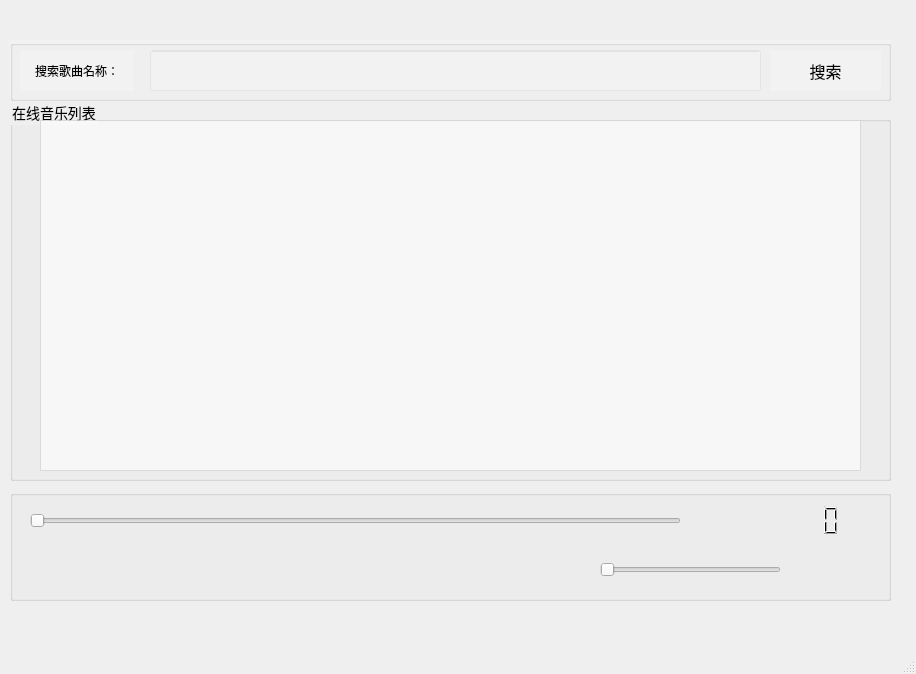
<?xml version="1.0" encoding="UTF-8"?>
<ui version="4.0">
 <class>OnlineMusicWidget</class>
 <widget class="QMainWindow" name="OnlineMusicWidget">
  <property name="geometry">
   <rect>
    <x>0</x>
    <y>0</y>
    <width>916</width>
    <height>674</height>
   </rect>
  </property>
  <property name="windowTitle">
   <string>OnlineMusicWidget</string>
  </property>
  <widget class="QWidget" name="centralwidget">
   <widget class="QGroupBox" name="groupBox">
    <property name="geometry">
     <rect>
      <x>10</x>
      <y>40</y>
      <width>881</width>
      <height>61</height>
     </rect>
    </property>
    <property name="styleSheet">
     <string notr="true">color: rgb(255,255,255);
background-color: rgba(255,255,255,50);</string>
    </property>
    <property name="title">
     <string/>
    </property>
    <widget class="QPushButton" name="pushButton_SearchSong">
     <property name="geometry">
      <rect>
       <x>760</x>
       <y>10</y>
       <width>111</width>
       <height>41</height>
      </rect>
     </property>
     <property name="font">
      <font>
       <pointsize>12</pointsize>
      </font>
     </property>
     <property name="cursor">
      <cursorShape>PointingHandCursor</cursorShape>
     </property>
     <property name="styleSheet">
      <string notr="true">QPushButton
{
border-radius:0px;
background-image:url(:/image/image/image/quit.png);
background-repeat:np-repeat;
border:none;
background-positio:center center;
color:balck;
}</string>
     </property>
     <property name="text">
      <string>搜索</string>
     </property>
    </widget>
    <widget class="QLineEdit" name="lineEdit_InputSong">
     <property name="geometry">
      <rect>
       <x>140</x>
       <y>10</y>
       <width>611</width>
       <height>41</height>
      </rect>
     </property>
     <property name="font">
      <font>
       <pointsize>11</pointsize>
       <bold>true</bold>
      </font>
     </property>
     <property name="styleSheet">
      <string notr="true">QPushButton
{
border-radius:0px;
background-image:url(:/image/image/image/quit.png);
background-repeat:np-repeat;
border:none;
background-positio:center center;
}</string>
     </property>
     <property name="text">
      <string/>
     </property>
    </widget>
    <widget class="QPushButton" name="pushButton_St">
     <property name="geometry">
      <rect>
       <x>10</x>
       <y>10</y>
       <width>114</width>
       <height>41</height>
      </rect>
     </property>
     <property name="styleSheet">
      <string notr="true">QPushButton
{
border-radius:0px;
background-image:url(:/image/image/image/quit.png);
background-repeat:np-repeat;
border:none;
background-positio:center center;
color:balck;

}</string>
     </property>
     <property name="text">
      <string>搜索歌曲名称：</string>
     </property>
     <property name="autoDefault">
      <bool>false</bool>
     </property>
    </widget>
   </widget>
   <widget class="QGroupBox" name="groupBox_2">
    <property name="geometry">
     <rect>
      <x>10</x>
      <y>100</y>
      <width>881</width>
      <height>381</height>
     </rect>
    </property>
    <property name="styleSheet">
     <string notr="true">QGroupBox
{
font-size:14px;
color:black;
}</string>
    </property>
    <property name="title">
     <string>在线音乐列表</string>
    </property>
    <widget class="QPlainTextEdit" name="plainTextEdit_SongList">
     <property name="geometry">
      <rect>
       <x>30</x>
       <y>20</y>
       <width>821</width>
       <height>351</height>
      </rect>
     </property>
     <property name="styleSheet">
      <string notr="true">font-size:14px;
color:rgb(255,255,255);
background-color:rgba(255,255,255,150);</string>
     </property>
    </widget>
   </widget>
   <widget class="QSlider" name="horizontalSlider_PlayProgress">
    <property name="geometry">
     <rect>
      <x>30</x>
      <y>510</y>
      <width>651</width>
      <height>22</height>
     </rect>
    </property>
    <property name="orientation">
     <enum>Qt::Horizontal</enum>
    </property>
   </widget>
   <widget class="QGroupBox" name="groupBox_3">
    <property name="geometry">
     <rect>
      <x>10</x>
      <y>490</y>
      <width>881</width>
      <height>111</height>
     </rect>
    </property>
    <property name="title">
     <string/>
    </property>
    <widget class="QSlider" name="horizontalSlider_Volume">
     <property name="geometry">
      <rect>
       <x>590</x>
       <y>70</y>
       <width>181</width>
       <height>20</height>
      </rect>
     </property>
     <property name="orientation">
      <enum>Qt::Horizontal</enum>
     </property>
    </widget>
    <widget class="QPushButton" name="pushButton_SoundYesNo">
     <property name="geometry">
      <rect>
       <x>790</x>
       <y>50</y>
       <width>61</width>
       <height>61</height>
      </rect>
     </property>
     <property name="cursor">
      <cursorShape>PointingHandCursor</cursorShape>
     </property>
     <property name="styleSheet">
      <string notr="true">QPushButton
{
border-radius:0px;
background-repeat:np-repeat;
border:none;
background-positio:center center;
}</string>
     </property>
     <property name="text">
      <string/>
     </property>
     <property name="icon">
      <iconset resource="images.qrc">
       <normaloff>:/new/prefix1/Images/MSound.png</normaloff>:/new/prefix1/Images/MSound.png</iconset>
     </property>
     <property name="iconSize">
      <size>
       <width>32</width>
       <height>32</height>
      </size>
     </property>
    </widget>
    <widget class="QLCDNumber" name="lcdNumber_PlayTime">
     <property name="geometry">
      <rect>
       <x>750</x>
       <y>10</y>
       <width>81</width>
       <height>41</height>
      </rect>
     </property>
     <property name="lineWidth">
      <number>0</number>
     </property>
    </widget>
    <widget class="QWidget" name="">
     <property name="geometry">
      <rect>
       <x>10</x>
       <y>60</y>
       <width>541</width>
       <height>34</height>
      </rect>
     </property>
     <layout class="QHBoxLayout" name="horizontalLayout_2">
      <item>
       <widget class="QPushButton" name="pushButton_AddSong">
        <property name="cursor">
         <cursorShape>PointingHandCursor</cursorShape>
        </property>
        <property name="styleSheet">
         <string notr="true">QPushButton
{
border-radius:0px;
background-repeat:np-repeat;
border:none;
background-positio:center center;
}</string>
        </property>
        <property name="text">
         <string/>
        </property>
        <property name="icon">
         <iconset resource="images.qrc">
          <normaloff>:/new/prefix1/Images/MOpenSong.png</normaloff>:/new/prefix1/Images/MOpenSong.png</iconset>
        </property>
        <property name="iconSize">
         <size>
          <width>32</width>
          <height>32</height>
         </size>
        </property>
       </widget>
      </item>
      <item>
       <widget class="QPushButton" name="pushButton_PlaySong">
        <property name="cursor">
         <cursorShape>PointingHandCursor</cursorShape>
        </property>
        <property name="styleSheet">
         <string notr="true">QPushButton
{
border-radius:0px;
background-repeat:np-repeat;
border:none;
background-positio:center center;
}</string>
        </property>
        <property name="text">
         <string/>
        </property>
        <property name="icon">
         <iconset resource="images.qrc">
          <normaloff>:/new/prefix1/Images/MPlay.png</normaloff>:/new/prefix1/Images/MPlay.png</iconset>
        </property>
        <property name="iconSize">
         <size>
          <width>32</width>
          <height>32</height>
         </size>
        </property>
       </widget>
      </item>
      <item>
       <widget class="QPushButton" name="pushButton_PauseSong">
        <property name="cursor">
         <cursorShape>PointingHandCursor</cursorShape>
        </property>
        <property name="styleSheet">
         <string notr="true">QPushButton
{
border-radius:0px;
background-repeat:np-repeat;
border:none;
background-positio:center center;
}</string>
        </property>
        <property name="text">
         <string/>
        </property>
        <property name="icon">
         <iconset resource="images.qrc">
          <normaloff>:/new/prefix1/Images/pase-hover.png</normaloff>:/new/prefix1/Images/pase-hover.png</iconset>
        </property>
        <property name="iconSize">
         <size>
          <width>32</width>
          <height>32</height>
         </size>
        </property>
       </widget>
      </item>
      <item>
       <widget class="QPushButton" name="pushButton_PreviousSong">
        <property name="cursor">
         <cursorShape>PointingHandCursor</cursorShape>
        </property>
        <property name="styleSheet">
         <string notr="true">QPushButton
{
border-radius:0px;
background-repeat:np-repeat;
border:none;
background-positio:center center;
}</string>
        </property>
        <property name="text">
         <string/>
        </property>
        <property name="icon">
         <iconset resource="images.qrc">
          <normaloff>:/new/prefix1/Images/MStops.png</normaloff>:/new/prefix1/Images/MStops.png</iconset>
        </property>
        <property name="iconSize">
         <size>
          <width>32</width>
          <height>32</height>
         </size>
        </property>
       </widget>
      </item>
      <item>
       <widget class="QPushButton" name="pushButton_NextSong">
        <property name="cursor">
         <cursorShape>PointingHandCursor</cursorShape>
        </property>
        <property name="styleSheet">
         <string notr="true">QPushButton
{
border-radius:0px;
background-repeat:np-repeat;
border:none;
background-positio:center center;
}</string>
        </property>
        <property name="text">
         <string/>
        </property>
        <property name="icon">
         <iconset resource="images.qrc">
          <normaloff>:/new/prefix1/Images/pre-hover.png</normaloff>:/new/prefix1/Images/pre-hover.png</iconset>
        </property>
        <property name="iconSize">
         <size>
          <width>32</width>
          <height>32</height>
         </size>
        </property>
       </widget>
      </item>
      <item>
       <widget class="QPushButton" name="pushButton_NextSong_2">
        <property name="cursor">
         <cursorShape>PointingHandCursor</cursorShape>
        </property>
        <property name="styleSheet">
         <string notr="true">QPushButton
{
border-radius:0px;
background-repeat:np-repeat;
border:none;
background-positio:center center;
}</string>
        </property>
        <property name="text">
         <string/>
        </property>
        <property name="icon">
         <iconset resource="images.qrc">
          <normaloff>:/new/prefix1/Images/next-hover.png</normaloff>:/new/prefix1/Images/next-hover.png</iconset>
        </property>
        <property name="iconSize">
         <size>
          <width>32</width>
          <height>32</height>
         </size>
        </property>
       </widget>
      </item>
     </layout>
    </widget>
   </widget>
   <widget class="QWidget" name="">
    <property name="geometry">
     <rect>
      <x>770</x>
      <y>0</y>
      <width>151</width>
      <height>43</height>
     </rect>
    </property>
    <layout class="QHBoxLayout" name="horizontalLayout">
     <item>
      <widget class="QPushButton" name="pushButton_About">
       <property name="cursor">
        <cursorShape>PointingHandCursor</cursorShape>
       </property>
       <property name="styleSheet">
        <string notr="true">QPushButton
{
border-radius:0px;
background-repeat:np-repeat;
border:none;
background-positio:center center;
}</string>
       </property>
       <property name="text">
        <string/>
       </property>
       <property name="icon">
        <iconset resource="images.qrc">
         <normaloff>:/new/prefix1/Images/about.png</normaloff>:/new/prefix1/Images/about.png</iconset>
       </property>
       <property name="iconSize">
        <size>
         <width>32</width>
         <height>32</height>
        </size>
       </property>
      </widget>
     </item>
     <item>
      <widget class="QPushButton" name="pushButton_CUi">
       <property name="cursor">
        <cursorShape>PointingHandCursor</cursorShape>
       </property>
       <property name="styleSheet">
        <string notr="true">QPushButton
{
border-radius:0px;
background-repeat:np-repeat;
border:none;
background-positio:center center;
}</string>
       </property>
       <property name="text">
        <string/>
       </property>
       <property name="icon">
        <iconset resource="images.qrc">
         <normaloff>:/new/prefix1/Images/skin.png</normaloff>:/new/prefix1/Images/skin.png</iconset>
       </property>
       <property name="iconSize">
        <size>
         <width>32</width>
         <height>32</height>
        </size>
       </property>
      </widget>
     </item>
     <item>
      <widget class="QPushButton" name="pushButton_Close">
       <property name="cursor">
        <cursorShape>PointingHandCursor</cursorShape>
       </property>
       <property name="styleSheet">
        <string notr="true">QPushButton
{
border-radius:0px;
background-repeat:np-repeat;
border:none;
background-positio:center center;
}
QPushButton:hover
{
background-color:red;
}</string>
       </property>
       <property name="text">
        <string/>
       </property>
       <property name="icon">
        <iconset resource="images.qrc">
         <normaloff>:/new/prefix1/Images/quit.png</normaloff>:/new/prefix1/Images/quit.png</iconset>
       </property>
       <property name="iconSize">
        <size>
         <width>32</width>
         <height>32</height>
        </size>
       </property>
      </widget>
     </item>
    </layout>
   </widget>
   <zorder>groupBox_3</zorder>
   <zorder>groupBox_2</zorder>
   <zorder>pushButton_About</zorder>
   <zorder>pushButton_CUi</zorder>
   <zorder>pushButton_Close</zorder>
   <zorder>groupBox</zorder>
   <zorder>horizontalSlider_PlayProgress</zorder>
  </widget>
  <widget class="QMenuBar" name="menubar">
   <property name="geometry">
    <rect>
     <x>0</x>
     <y>0</y>
     <width>916</width>
     <height>25</height>
    </rect>
   </property>
  </widget>
  <widget class="QStatusBar" name="statusbar"/>
 </widget>
 <resources>
  <include location="images.qrc"/>
 </resources>
 <connections/>
</ui>
